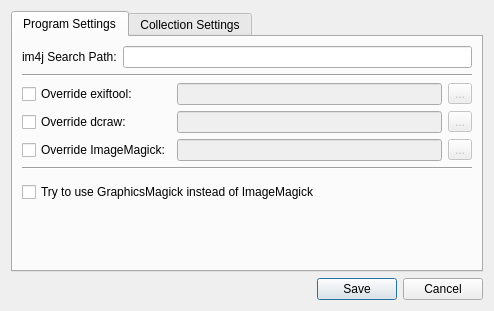
<?xml version="1.0" encoding="UTF-8"?>
<ui version="4.0">
 <class>ProgramPreferencesDialog</class>
 <widget class="QDialog" name="ProgramPreferencesDialog">
  <property name="geometry">
   <rect>
    <x>0</x>
    <y>0</y>
    <width>494</width>
    <height>311</height>
   </rect>
  </property>
  <property name="minimumSize">
   <size>
    <width>494</width>
    <height>311</height>
   </size>
  </property>
  <property name="windowTitle">
   <string>Preferences and Settings</string>
  </property>
  <layout class="QVBoxLayout" name="verticalLayout">
   <item>
    <widget class="QTabWidget" name="tabWidget">
     <property name="currentIndex">
      <number>0</number>
     </property>
     <widget class="QWidget" name="programSettingsTab">
      <attribute name="title">
       <string>Program Settings</string>
      </attribute>
      <layout class="QVBoxLayout" name="verticalLayout_3">
       <item>
        <layout class="QHBoxLayout" name="horizontalLayout_3">
         <item>
          <widget class="QLabel" name="label">
           <property name="text">
            <string>im4j Search Path:</string>
           </property>
           <property name="buddy">
            <cstring>im4jLineEdit</cstring>
           </property>
          </widget>
         </item>
         <item>
          <widget class="QLineEdit" name="im4jLineEdit"/>
         </item>
        </layout>
       </item>
       <item>
        <widget class="Line" name="line">
         <property name="orientation">
          <enum>Qt::Horizontal</enum>
         </property>
        </widget>
       </item>
       <item>
        <layout class="QGridLayout" name="gridLayout">
         <property name="topMargin">
          <number>0</number>
         </property>
         <item row="0" column="1">
          <widget class="QLineEdit" name="exiftoolPathEdit">
           <property name="enabled">
            <bool>false</bool>
           </property>
          </widget>
         </item>
         <item row="0" column="2">
          <widget class="QToolButton" name="exiftoolBrowseButton">
           <property name="enabled">
            <bool>false</bool>
           </property>
           <property name="text">
            <string>...</string>
           </property>
          </widget>
         </item>
         <item row="1" column="1">
          <widget class="QLineEdit" name="dcrawPathEdit">
           <property name="enabled">
            <bool>false</bool>
           </property>
          </widget>
         </item>
         <item row="2" column="1">
          <widget class="QLineEdit" name="imageMagickPathEdit">
           <property name="enabled">
            <bool>false</bool>
           </property>
          </widget>
         </item>
         <item row="1" column="2">
          <widget class="QToolButton" name="dcrawBrowseButton">
           <property name="enabled">
            <bool>false</bool>
           </property>
           <property name="text">
            <string>...</string>
           </property>
          </widget>
         </item>
         <item row="2" column="2">
          <widget class="QToolButton" name="imageMagickBrowseButton">
           <property name="enabled">
            <bool>false</bool>
           </property>
           <property name="text">
            <string>...</string>
           </property>
          </widget>
         </item>
         <item row="0" column="0">
          <widget class="QCheckBox" name="exiftoolOverrideCheckBox">
           <property name="text">
            <string>Override exiftool:</string>
           </property>
          </widget>
         </item>
         <item row="1" column="0">
          <widget class="QCheckBox" name="dcrawOverrideCheckBox">
           <property name="text">
            <string>Override dcraw:</string>
           </property>
          </widget>
         </item>
         <item row="2" column="0">
          <widget class="QCheckBox" name="imageMagickOverrideCheckBox">
           <property name="text">
            <string>Override ImageMagick:</string>
           </property>
          </widget>
         </item>
        </layout>
       </item>
       <item>
        <widget class="Line" name="line_2">
         <property name="orientation">
          <enum>Qt::Horizontal</enum>
         </property>
        </widget>
       </item>
       <item>
        <layout class="QHBoxLayout" name="horizontalLayout_4">
         <property name="topMargin">
          <number>6</number>
         </property>
         <property name="bottomMargin">
          <number>6</number>
         </property>
         <item>
          <widget class="QCheckBox" name="useGMCheckBox">
           <property name="text">
            <string>Try to use GraphicsMagick instead of ImageMagick</string>
           </property>
          </widget>
         </item>
        </layout>
       </item>
       <item>
        <spacer name="verticalSpacer_2">
         <property name="orientation">
          <enum>Qt::Vertical</enum>
         </property>
         <property name="sizeHint" stdset="0">
          <size>
           <width>20</width>
           <height>32</height>
          </size>
         </property>
        </spacer>
       </item>
      </layout>
     </widget>
     <widget class="QWidget" name="collectionSettingsTab">
      <attribute name="title">
       <string>Collection Settings</string>
      </attribute>
      <layout class="QVBoxLayout" name="verticalLayout_2">
       <item>
        <layout class="QHBoxLayout" name="horizontalLayout">
         <item>
          <widget class="QLabel" name="label_2">
           <property name="text">
            <string>Collection Name:</string>
           </property>
           <property name="buddy">
            <cstring>collectionNameLineEdit</cstring>
           </property>
          </widget>
         </item>
         <item>
          <widget class="QLineEdit" name="collectionNameLineEdit"/>
         </item>
        </layout>
       </item>
       <item>
        <layout class="QHBoxLayout" name="horizontalLayout_2">
         <item>
          <widget class="QLabel" name="label_3">
           <property name="text">
            <string>Owner Name:</string>
           </property>
           <property name="buddy">
            <cstring>ownerNameLineEdit</cstring>
           </property>
          </widget>
         </item>
         <item>
          <widget class="QLineEdit" name="ownerNameLineEdit"/>
         </item>
        </layout>
       </item>
       <item>
        <spacer name="verticalSpacer">
         <property name="orientation">
          <enum>Qt::Vertical</enum>
         </property>
         <property name="sizeHint" stdset="0">
          <size>
           <width>20</width>
           <height>110</height>
          </size>
         </property>
        </spacer>
       </item>
      </layout>
     </widget>
    </widget>
   </item>
   <item>
    <widget class="QDialogButtonBox" name="buttonBox">
     <property name="orientation">
      <enum>Qt::Horizontal</enum>
     </property>
     <property name="standardButtons">
      <set>QDialogButtonBox::Cancel|QDialogButtonBox::Save</set>
     </property>
    </widget>
   </item>
  </layout>
 </widget>
 <tabstops>
  <tabstop>tabWidget</tabstop>
  <tabstop>im4jLineEdit</tabstop>
  <tabstop>exiftoolOverrideCheckBox</tabstop>
  <tabstop>exiftoolPathEdit</tabstop>
  <tabstop>exiftoolBrowseButton</tabstop>
  <tabstop>dcrawOverrideCheckBox</tabstop>
  <tabstop>dcrawPathEdit</tabstop>
  <tabstop>dcrawBrowseButton</tabstop>
  <tabstop>imageMagickOverrideCheckBox</tabstop>
  <tabstop>imageMagickPathEdit</tabstop>
  <tabstop>imageMagickBrowseButton</tabstop>
  <tabstop>useGMCheckBox</tabstop>
  <tabstop>collectionNameLineEdit</tabstop>
  <tabstop>ownerNameLineEdit</tabstop>
  <tabstop>buttonBox</tabstop>
 </tabstops>
 <resources/>
 <connections>
  <connection>
   <sender>exiftoolOverrideCheckBox</sender>
   <signal>toggled(bool)</signal>
   <receiver>exiftoolPathEdit</receiver>
   <slot>setEnabled(bool)</slot>
   <hints>
    <hint type="sourcelabel">
     <x>133</x>
     <y>92</y>
    </hint>
    <hint type="destinationlabel">
     <x>236</x>
     <y>90</y>
    </hint>
   </hints>
  </connection>
  <connection>
   <sender>dcrawOverrideCheckBox</sender>
   <signal>toggled(bool)</signal>
   <receiver>dcrawPathEdit</receiver>
   <slot>setEnabled(bool)</slot>
   <hints>
    <hint type="sourcelabel">
     <x>135</x>
     <y>118</y>
    </hint>
    <hint type="destinationlabel">
     <x>238</x>
     <y>121</y>
    </hint>
   </hints>
  </connection>
  <connection>
   <sender>imageMagickOverrideCheckBox</sender>
   <signal>toggled(bool)</signal>
   <receiver>imageMagickPathEdit</receiver>
   <slot>setEnabled(bool)</slot>
   <hints>
    <hint type="sourcelabel">
     <x>178</x>
     <y>150</y>
    </hint>
    <hint type="destinationlabel">
     <x>232</x>
     <y>150</y>
    </hint>
   </hints>
  </connection>
  <connection>
   <sender>exiftoolOverrideCheckBox</sender>
   <signal>toggled(bool)</signal>
   <receiver>exiftoolBrowseButton</receiver>
   <slot>setEnabled(bool)</slot>
   <hints>
    <hint type="sourcelabel">
     <x>91</x>
     <y>90</y>
    </hint>
    <hint type="destinationlabel">
     <x>412</x>
     <y>92</y>
    </hint>
   </hints>
  </connection>
  <connection>
   <sender>dcrawOverrideCheckBox</sender>
   <signal>toggled(bool)</signal>
   <receiver>dcrawBrowseButton</receiver>
   <slot>setEnabled(bool)</slot>
   <hints>
    <hint type="sourcelabel">
     <x>85</x>
     <y>118</y>
    </hint>
    <hint type="destinationlabel">
     <x>420</x>
     <y>120</y>
    </hint>
   </hints>
  </connection>
  <connection>
   <sender>imageMagickOverrideCheckBox</sender>
   <signal>toggled(bool)</signal>
   <receiver>imageMagickBrowseButton</receiver>
   <slot>setEnabled(bool)</slot>
   <hints>
    <hint type="sourcelabel">
     <x>90</x>
     <y>151</y>
    </hint>
    <hint type="destinationlabel">
     <x>420</x>
     <y>149</y>
    </hint>
   </hints>
  </connection>
 </connections>
</ui>
